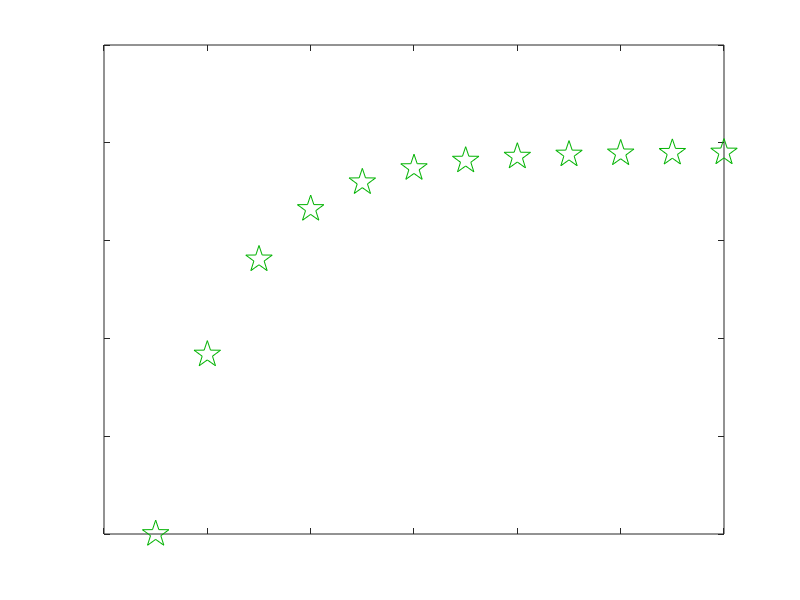

The MATLAB script that drew this image:
gamma = 0.44;

N = round(1/gamma) + 1;

v = zeros(1,N);

del = 31/2;
CK = 1/7;

v(1) = 2*pi*5/(3*del);
s = (8/6)*2*pi/del;

set(0,'DefaultAxesFontSize',14)

for M = 1:11
for n = 1:N-1
    
    v(n+1) = v(n);

    if gamma*n < 1
    
        for m = 1:M
            v(n+1) = v(n+1) + CK*exp(1 - 1/(1-(n*gamma)^2))*exp(-m*s*del/(4.2*pi));
        end
        
    end
    
end

v(N)/v(1)

% set(gca,'Yticklabel',[]) 
% set(gca,'Xticklabel',[])
plot(m+1,v(N)/v(1),'p','color',[0 0.7 0],'MarkerSize',20)
axis([0 12 1 1.25])
set(gca,'YTickLabel',[])
set(gca,'XTickLabel',[])
hold on

end

% set(gca,'Yticklabel',[]) 
% set(gca,'Xticklabel',[])
plot(1,1,'p','color',[0 0.7 0],'MarkerSize',20)
axis([0 12 1 1.25])
set(gca,'YTickLabel',[])
set(gca,'XTickLabel',[])
hold off
